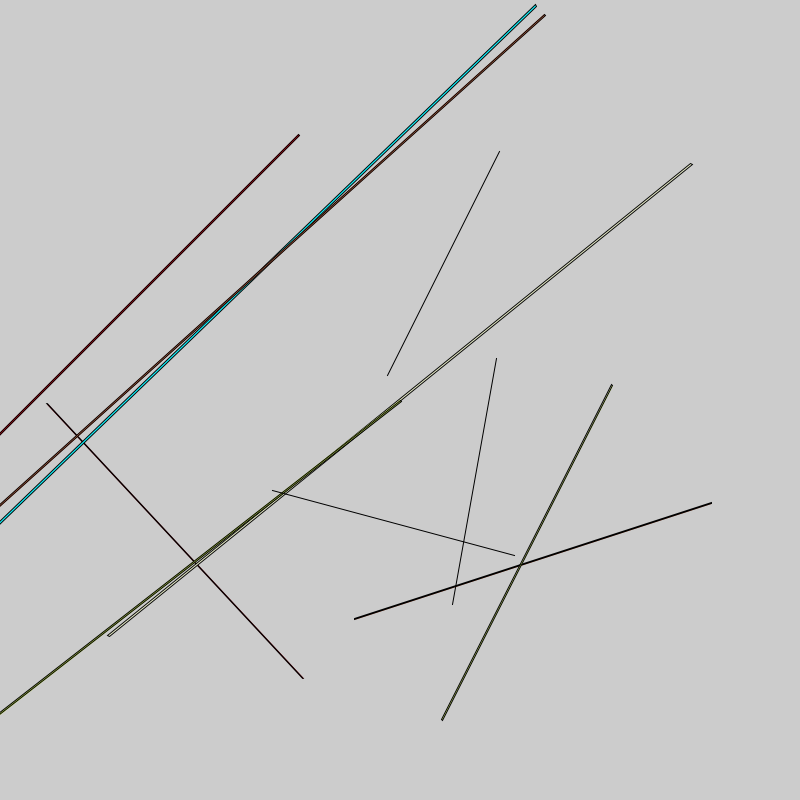
Frame 1 (no input)
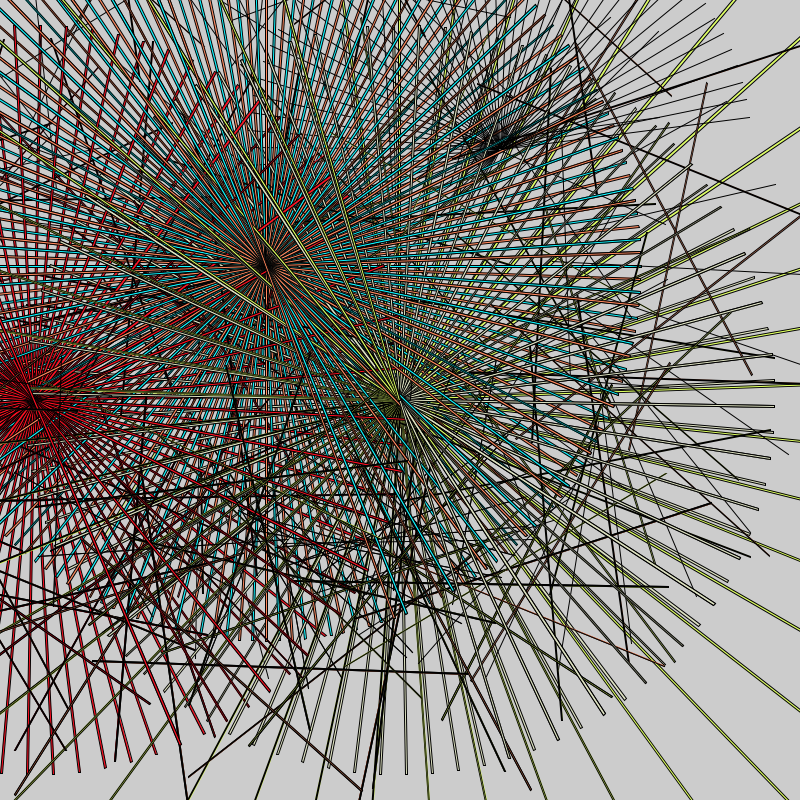
Frame 60 (the mouse pressed at the canvas centre just before this capture)
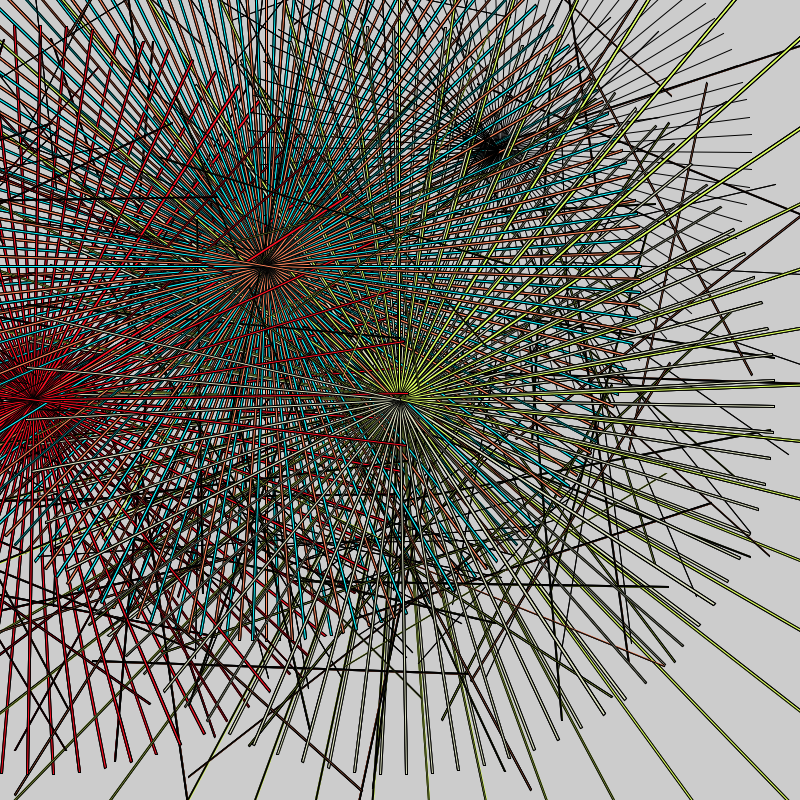
Frame 120 (the mouse held since frame 60 and released just before this capture)

The Processing sketch that drew these frames (run headless with seeded random() and noise(); from frame 60 on, the mouse is pressed at the canvas centre):

// Processing sketch: colorful_lines
// ── colorful_lines.pde
float rotAngle = 45;
int w = 2;
int h = 750;
void setup() {
  size(800,800);
} 

void draw() {
  //background(255);
  //first push
  pushMatrix(); // remembers the translation / rotation beneath it.
   fill(321, 14, 32);
  translate(width/23, height/2);
  rotate(radians(rotAngle));
  rectMode(CENTER);
  rect(0,0,w,h);
  rotAngle+=1; 
  //second push
  pushMatrix();
  translate(200, 0);
  rotate(radians(rotAngle*2));
  //rectMode(CORNER);
  rect(0, 0, w/2, h/2);
  //first pop
  popMatrix();
  //second pop
  popMatrix();

  pushMatrix(); 
   fill(11, 245, 292);
  translate(width/3, height/3);
  rotate(radians(rotAngle));
  rectMode(CENTER);
  rect(0,0,w,h);
  rotAngle+=2; 
  //second push
  pushMatrix();
  translate(300, 0);
  rotate(radians(rotAngle*3));
  //rectMode(CENTER);
  rect(0, 0, w/3, h/3);
  //first pop
  popMatrix();
  //second pop
  popMatrix();
  
    pushMatrix(); 
     fill(321, 135, 92);
  translate(width/3, height/3);
  rotate(radians(rotAngle));
  rectMode(CENTER);
  rect(0,0,w,h);
  rotAngle+=3; 
  //second push
  pushMatrix();
  translate(400, 0);
  rotate(radians(rotAngle*4));
  //rectMode(CENTER);
  rect(2, 0, w/2, h/2);
  //first pop
  popMatrix();
  //second pop
  popMatrix();

  //background(255);
  //first push
  pushMatrix(); // remembers the translation / rotation beneath it.
   fill(221, 225, 192);
  translate(width/2, height/2);
  rotate(radians(rotAngle));
  rectMode(CENTER);
  rect(0,0,w,h);
  rotAngle+=1; 
  //second push
  pushMatrix();
   fill(221, 345, 94);
  translate(200, 0);
  rotate(radians(rotAngle*3));
  //rectMode(CORNER);
  rect(0, 3, w/2, h/2);
  //first pop
  popMatrix();
  //second pop
  popMatrix();
  
    pushMatrix(); // remembers the translation / rotation beneath it.
  translate(width/2, height/2);
  rotate(radians(rotAngle));
  rectMode(CORNER);
  rect(0,0,w,h);
  rotAngle+=1; 
  //second push
  pushMatrix();
  fill(121, 145, 392);
  translate(200, 0);
  rotate(radians(rotAngle));
  //rectMode(CORNER);
  rect(0, 9, w/7, h/3);
  //first pop
  popMatrix();
  //second pop
  popMatrix();
  
  
   pushMatrix();
  translate(500, 150);
  rotate(radians(rotAngle/2));
  //rectMode(CORNER);
  rect(0, 2, w/5, h/3);
  //first pop
  popMatrix();
  
}
